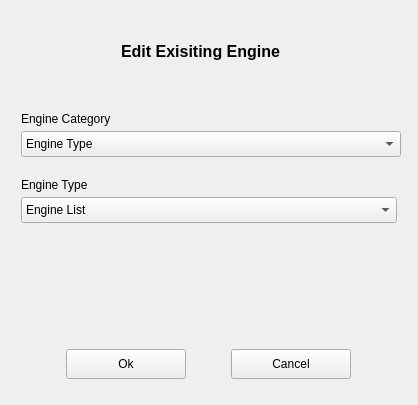
<?xml version="1.0" encoding="UTF-8"?>
<ui version="4.0">
 <class>EditEngineDialog</class>
 <widget class="QWidget" name="EditEngineDialog">
  <property name="geometry">
   <rect>
    <x>0</x>
    <y>0</y>
    <width>418</width>
    <height>405</height>
   </rect>
  </property>
  <property name="minimumSize">
   <size>
    <width>418</width>
    <height>405</height>
   </size>
  </property>
  <property name="maximumSize">
   <size>
    <width>418</width>
    <height>405</height>
   </size>
  </property>
  <property name="windowTitle">
   <string>Edit Engine</string>
  </property>
  <layout class="QGridLayout" name="gridLayout_2">
   <item row="0" column="0">
    <layout class="QVBoxLayout" name="verticalLayout">
     <property name="spacing">
      <number>5</number>
     </property>
     <property name="leftMargin">
      <number>10</number>
     </property>
     <property name="topMargin">
      <number>0</number>
     </property>
     <property name="rightMargin">
      <number>10</number>
     </property>
     <property name="bottomMargin">
      <number>10</number>
     </property>
     <item>
      <layout class="QHBoxLayout" name="horizontalLayout_2">
       <property name="spacing">
        <number>10</number>
       </property>
       <property name="leftMargin">
        <number>10</number>
       </property>
       <property name="topMargin">
        <number>0</number>
       </property>
       <property name="rightMargin">
        <number>10</number>
       </property>
       <property name="bottomMargin">
        <number>0</number>
       </property>
       <item>
        <widget class="QLabel" name="mDialogGraphic">
         <property name="minimumSize">
          <size>
           <width>80</width>
           <height>80</height>
          </size>
         </property>
         <property name="maximumSize">
          <size>
           <width>80</width>
           <height>80</height>
          </size>
         </property>
         <property name="text">
          <string/>
         </property>
         <property name="pixmap">
          <pixmap resource="resources/icons.qrc">:/icons/Light/64x64/engine.png</pixmap>
         </property>
         <property name="scaledContents">
          <bool>true</bool>
         </property>
        </widget>
       </item>
       <item>
        <widget class="QLabel" name="label_2">
         <property name="minimumSize">
          <size>
           <width>0</width>
           <height>80</height>
          </size>
         </property>
         <property name="maximumSize">
          <size>
           <width>16777215</width>
           <height>80</height>
          </size>
         </property>
         <property name="font">
          <font>
           <pointsize>12</pointsize>
           <weight>75</weight>
           <bold>true</bold>
          </font>
         </property>
         <property name="text">
          <string>Edit Exisiting Engine</string>
         </property>
        </widget>
       </item>
      </layout>
     </item>
     <item>
      <widget class="QLabel" name="VehicleCategoryLabel">
       <property name="minimumSize">
        <size>
         <width>0</width>
         <height>30</height>
        </size>
       </property>
       <property name="maximumSize">
        <size>
         <width>16777215</width>
         <height>30</height>
        </size>
       </property>
       <property name="text">
        <string>Engine Category</string>
       </property>
       <property name="alignment">
        <set>Qt::AlignBottom|Qt::AlignLeading|Qt::AlignLeft</set>
       </property>
      </widget>
     </item>
     <item>
      <widget class="QComboBox" name="mEngineTypeComboBox">
       <property name="minimumSize">
        <size>
         <width>380</width>
         <height>26</height>
        </size>
       </property>
       <property name="maximumSize">
        <size>
         <width>380</width>
         <height>16777215</height>
        </size>
       </property>
       <property name="currentText">
        <string>Engine Type</string>
       </property>
       <item>
        <property name="text">
         <string>Engine Type</string>
        </property>
       </item>
      </widget>
     </item>
     <item>
      <widget class="QLabel" name="VehicleTypeLabel">
       <property name="minimumSize">
        <size>
         <width>0</width>
         <height>30</height>
        </size>
       </property>
       <property name="maximumSize">
        <size>
         <width>16777215</width>
         <height>30</height>
        </size>
       </property>
       <property name="text">
        <string>Engine Type</string>
       </property>
       <property name="alignment">
        <set>Qt::AlignBottom|Qt::AlignLeading|Qt::AlignLeft</set>
       </property>
      </widget>
     </item>
     <item>
      <widget class="QComboBox" name="mEngineListComboBox">
       <property name="minimumSize">
        <size>
         <width>0</width>
         <height>26</height>
        </size>
       </property>
       <property name="currentText">
        <string>Engine List</string>
       </property>
       <item>
        <property name="text">
         <string>Engine List</string>
        </property>
       </item>
      </widget>
     </item>
     <item>
      <spacer name="verticalSpacer">
       <property name="orientation">
        <enum>Qt::Vertical</enum>
       </property>
       <property name="sizeHint" stdset="0">
        <size>
         <width>20</width>
         <height>40</height>
        </size>
       </property>
      </spacer>
     </item>
     <item>
      <layout class="QHBoxLayout" name="horizontalLayout">
       <property name="spacing">
        <number>5</number>
       </property>
       <property name="leftMargin">
        <number>5</number>
       </property>
       <property name="topMargin">
        <number>5</number>
       </property>
       <property name="rightMargin">
        <number>5</number>
       </property>
       <property name="bottomMargin">
        <number>5</number>
       </property>
       <item>
        <widget class="QPushButton" name="mOkButton">
         <property name="minimumSize">
          <size>
           <width>0</width>
           <height>30</height>
          </size>
         </property>
         <property name="maximumSize">
          <size>
           <width>120</width>
           <height>16777215</height>
          </size>
         </property>
         <property name="text">
          <string>Ok</string>
         </property>
        </widget>
       </item>
       <item>
        <widget class="QPushButton" name="mCancelButton">
         <property name="minimumSize">
          <size>
           <width>0</width>
           <height>30</height>
          </size>
         </property>
         <property name="maximumSize">
          <size>
           <width>120</width>
           <height>16777215</height>
          </size>
         </property>
         <property name="text">
          <string>Cancel</string>
         </property>
        </widget>
       </item>
      </layout>
     </item>
    </layout>
   </item>
  </layout>
 </widget>
 <resources>
  <include location="resources/icons.qrc"/>
 </resources>
 <connections/>
</ui>
